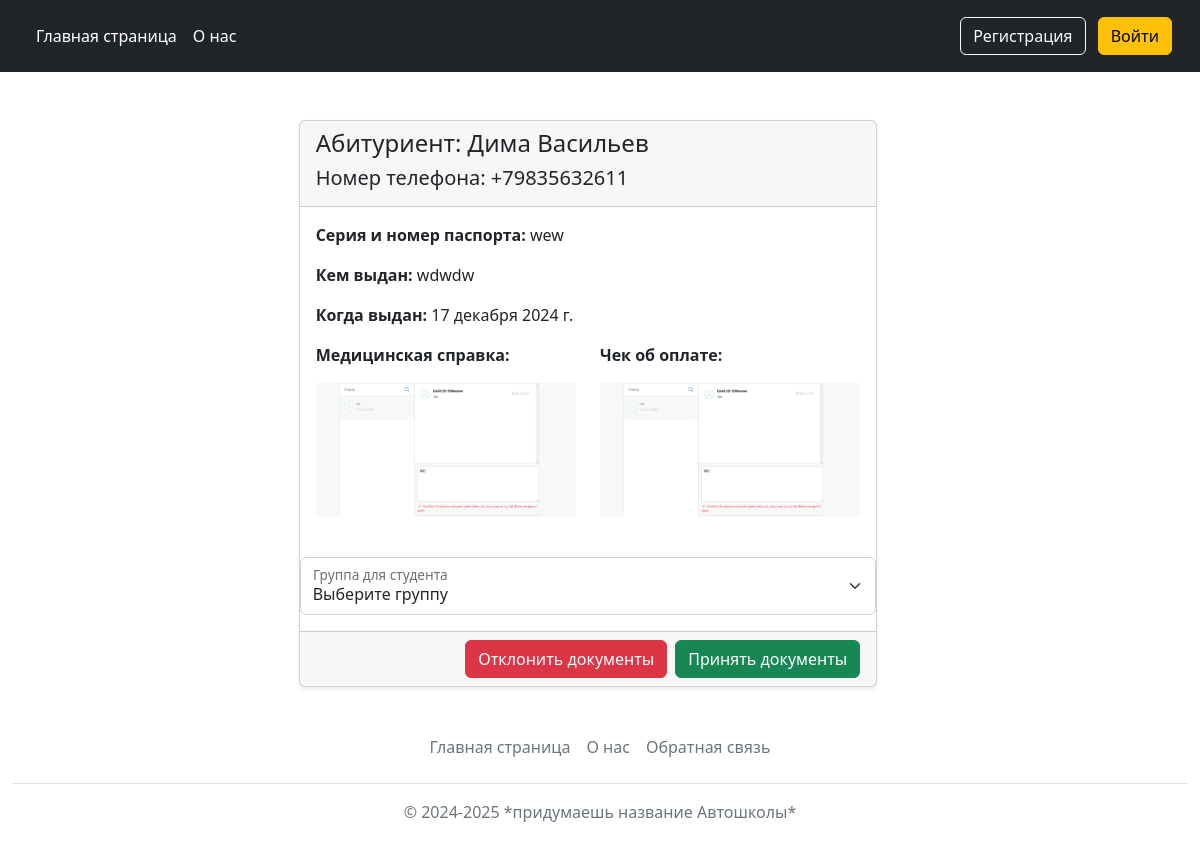
The page /documents/accept/3/ on the database its author committed.
### document_flow/models.py (models this page shows, shortened)
class DocumentsAdmission(models.Model):
    passport_series = models.CharField(max_length=100, verbose_name='Серия и номер паспорта')
    issued_by = models.CharField(max_length=255, verbose_name='Кем выдан документ')
    when_issued = models.DateField(verbose_name='Когда выдан')
    medical_certificate = models.ImageField(upload_to='documents/medical_cerf/', verbose_name='Мед. справка')
    check_for_service = models.ImageField(upload_to='documents/checks/', verbose_name='Чек об оплате')
    user = models.ForeignKey(StudentProfile, on_delete=models.SET_NULL, null=True)
    verified = models.BooleanField(default=False, verbose_name='Документы приняты')

### users/models.py (models this page shows, shortened)
class StudentProfile(models.Model):
    user = models.OneToOneField(User, on_delete=models.CASCADE, related_name='student_profile')
    address = models.TextField(blank=True, null=True, verbose_name='Адрес')
    date_of_birth = models.DateField(blank=True, null=True, verbose_name='Дата рождения')
    accepted = models.BooleanField(default=False, verbose_name='Студент принят на обучение?')
    submit_doc = models.BooleanField(default=False, verbose_name='Подал ли студент документы?')
    group = models.ForeignKey(StudentGroup, on_delete=models.CASCADE, related_name='students', null=True)

class User(AbstractUser):
    USER_TYPE_CHOICES = (
        ('student', 'Student'),
        ('teacher', 'Teacher'),
        ('manager', 'Manager'),
    )
    user_type = models.CharField(max_length=10, choices=USER_TYPE_CHOICES, verbose_name='Тип пользователя')
    phone = models.CharField(max_length=15, blank=True, verbose_name='Номер телефона')

### document_flow/views.py (the view, shortened to what this page needs)
# urls.py: path('accept/<int:document_id>/', accept_documents, name='accept_documents')
def accept_documents(request, document_id):
    document = DocumentsAdmission.objects.get(pk=document_id)
    if request.method == 'GET':
        context = {
            'title': 'Принять документы',
            'document': document,
            'groups': [group for group in StudentGroup.objects.all() if group.possibility_of_filling]
        }
        return render(request, 'accept_documents.html', context=context)

### general_info/context_processors.py (called while the page is built)
def doc_count_processor(request):
    try:
        if request.user.manager_profile:
            document_count = len(DocumentsAdmission.objects.filter(verified=False))
            return {'document_count': document_count}
    except Exception:
        return {}

### users/models.py (called while the page is built)
    @property
    def possibility_of_filling(self):
        return self.group_capacity > self.students.count() and not self.group_is_raining

### document_flow/templates/accept_documents.html (shortened to what this page needs)
{% extends 'base.html' %}
{% block content %}
<div class="container mt-4">
    <div class="card shadow-sm">
        <div class="card-header">
            <h4>Абитуриент: {{ document.user.user.first_name }} {{ document.user.user.last_name }}</h4>
            <h5>Номер телефона: {{ document.user.user.phone }}</h5>
        </div>
        <div class="card-body">
            <p><strong>Серия и номер паспорта:</strong> {{ document.passport_series }}</p>
            <p><strong>Кем выдан:</strong> {{ document.issued_by }}</p>
            <p><strong>Когда выдан:</strong> {{ document.when_issued }}</p>
            <div class="row">
                <div class="col-md-6">
                    <p><strong>Медицинская справка:</strong></p>
                    <img src="{{ document.medical_certificate.url }}" alt="Мед. справка" class="img-fluid">
                </div>
                <div class="col-md-6">
                    <p><strong>Чек об оплате:</strong></p>
                    <img src="{{ document.check_for_service.url }}" alt="Чек об оплате" class="img-fluid">
                </div>
            </div>
        </div>
        <br>
        <div class="form-floating mb-3">
            <select required class="form-select" id="studentGroupSelect" name="student_group">
                <option value="" disabled selected>Выберите группу</option>
            </select>
            <label>Группа для студента</label>
        </div>
        <div class="card-footer d-flex justify-content-end">
            <form id="rejectForm" action="" method="post" class="me-2">
                <button type="submit" class="btn btn-danger">Отклонить документы</button>
            </form>
            <form id="acceptForm" action="" method="post">
                <button type="submit" class="btn btn-success">Принять документы</button>
            </form>
        </div>
    </div>
</div>
{% endblock %}

### rows shown on the page
DocumentsAdmission: user.user.first_name "Дима", user.user.last_name "Васильев", user.user.phone "+79835632611", passport_series "wew", issued_by "wdwdw", when_issued "17 декабря 2024 г.", medical_certificate (picture), check_for_service (picture)
